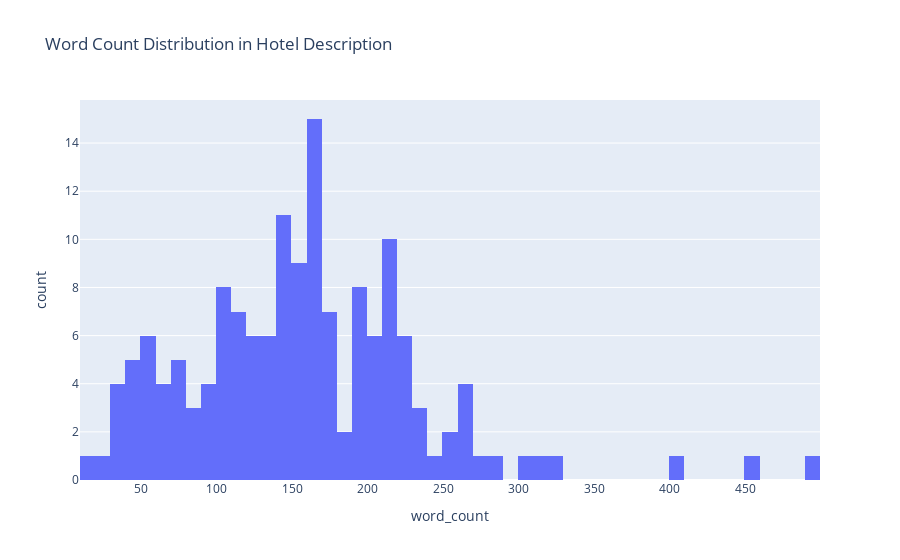

Notebook cell for this chart:
### Code cell
fig = px.histogram(df, x="word_count", title='Word Count Distribution in Hotel Description', nbins=50)
fig.show()

### Figure 1 — Plotly figure (JSON) as saved in the notebook; plotly's stock layout.template omitted (floating-point values rounded to 4 significant figures; data arrays with more than 128 entries replaced by an {"elided": "..."} marker saying what was removed)
{"data": [{"alignmentgroup": "True", "bingroup": "x", "hovertemplate": "word_count=%{x}<br>count=%{y}<extra></extra>", "legendgroup": "", "marker": {"color": "#636efa", "pattern": {"shape": ""}}, "name": "", "nbinsx": 50, "offsetgroup": "", "orientation": "v", "showlegend": false, "type": "histogram", "x": {"elided": "152 int values"}, "xaxis": "x", "yaxis": "y"}], "layout": {"barmode": "relative", "legend": {"tracegroupgap": 0}, "title": {"text": "Word Count Distribution in Hotel Description"}, "xaxis": {"anchor": "y", "domain": [0, 1], "title": {"text": "word_count"}}, "yaxis": {"anchor": "x", "domain": [0, 1], "title": {"text": "count"}}}}
